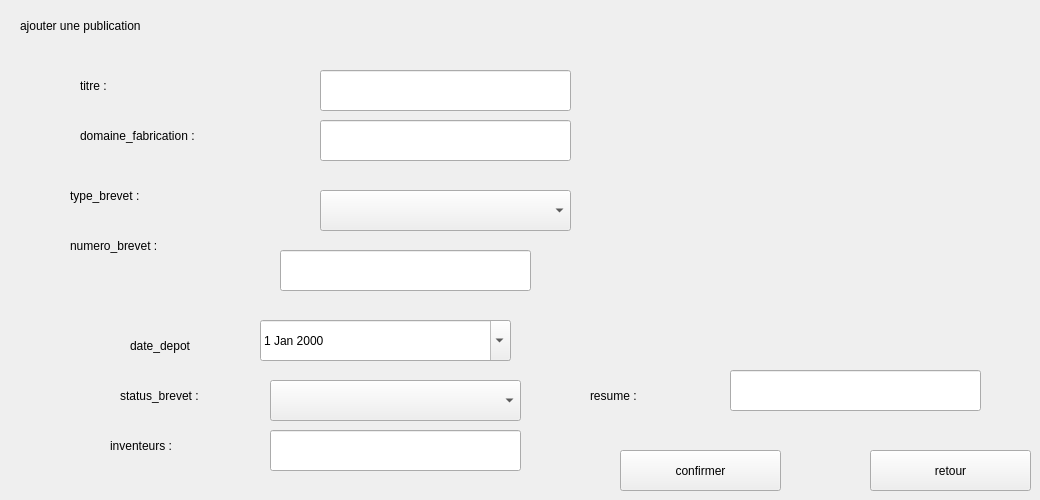
        <widget class="QWidget" name="page_10">
         <widget class="QPushButton" name="btnRetour_2">
          <property name="geometry">
           <rect>
            <x>870</x>
            <y>450</y>
            <width>161</width>
            <height>41</height>
           </rect>
          </property>
          <property name="text">
           <string>retour</string>
          </property>
         </widget>
         <widget class="QLabel" name="LblTo_21">
          <property name="geometry">
           <rect>
            <x>70</x>
            <y>230</y>
            <width>201</width>
            <height>31</height>
           </rect>
          </property>
          <property name="text">
           <string>numero_brevet :</string>
          </property>
         </widget>
         <widget class="QLineEdit" name="lineEdit_15">
          <property name="geometry">
           <rect>
            <x>730</x>
            <y>370</y>
            <width>251</width>
            <height>41</height>
           </rect>
          </property>
         </widget>
         <widget class="QLineEdit" name="lineEdit_16">
          <property name="geometry">
           <rect>
            <x>280</x>
            <y>250</y>
            <width>251</width>
            <height>41</height>
           </rect>
          </property>
         </widget>
         <widget class="QLineEdit" name="lineEdit_17">
          <property name="geometry">
           <rect>
            <x>320</x>
            <y>120</y>
            <width>251</width>
            <height>41</height>
           </rect>
          </property>
         </widget>
         <widget class="QLabel" name="LblTo_22">
          <property name="geometry">
           <rect>
            <x>110</x>
            <y>430</y>
            <width>201</width>
            <height>31</height>
           </rect>
          </property>
          <property name="text">
           <string>inventeurs :</string>
          </property>
         </widget>
         <widget class="QComboBox" name="CbType_7">
          <property name="geometry">
           <rect>
            <x>320</x>
            <y>190</y>
            <width>251</width>
            <height>41</height>
           </rect>
          </property>
         </widget>
         <widget class="QLabel" name="LblTo_23">
          <property name="geometry">
           <rect>
            <x>20</x>
            <y>10</y>
            <width>201</width>
            <height>31</height>
           </rect>
          </property>
          <property name="text">
           <string>ajouter une publication</string>
          </property>
         </widget>
         <widget class="QDateEdit" name="DateTo_5">
          <property name="geometry">
           <rect>
            <x>260</x>
            <y>320</y>
            <width>251</width>
            <height>41</height>
           </rect>
          </property>
          <property name="calendarPopup">
           <bool>true</bool>
          </property>
         </widget>
         <widget class="QLabel" name="LblTo_24">
          <property name="geometry">
           <rect>
            <x>80</x>
            <y>70</y>
            <width>201</width>
            <height>31</height>
           </rect>
          </property>
          <property name="text">
           <string>titre :</string>
          </property>
         </widget>
         <widget class="QLabel" name="LblTo_25">
          <property name="geometry">
           <rect>
            <x>590</x>
            <y>380</y>
            <width>201</width>
            <height>31</height>
           </rect>
          </property>
          <property name="text">
           <string>resume :</string>
          </property>
         </widget>
         <widget class="QLabel" name="LblTo_26">
          <property name="geometry">
           <rect>
            <x>120</x>
            <y>380</y>
            <width>201</width>
            <height>31</height>
           </rect>
          </property>
          <property name="text">
           <string>status_brevet :</string>
          </property>
         </widget>
         <widget class="QLineEdit" name="lineEdit_18">
          <property name="geometry">
           <rect>
            <x>270</x>
            <y>430</y>
            <width>251</width>
            <height>41</height>
           </rect>
          </property>
         </widget>
         <widget class="QLineEdit" name="lineEdit_19">
          <property name="geometry">
           <rect>
            <x>320</x>
            <y>70</y>
            <width>251</width>
            <height>41</height>
           </rect>
          </property>
         </widget>
         <widget class="QComboBox" name="CbType_8">
          <property name="geometry">
           <rect>
            <x>270</x>
            <y>380</y>
            <width>251</width>
            <height>41</height>
           </rect>
          </property>
         </widget>
         <widget class="QLabel" name="LblTo_27">
          <property name="geometry">
           <rect>
            <x>80</x>
            <y>120</y>
            <width>171</width>
            <height>31</height>
           </rect>
          </property>
          <property name="text">
           <string>domaine_fabrication :</string>
          </property>
         </widget>
         <widget class="QLabel" name="LblTo_28">
          <property name="geometry">
           <rect>
            <x>130</x>
            <y>330</y>
            <width>201</width>
            <height>31</height>
           </rect>
          </property>
          <property name="text">
           <string>date_depot</string>
          </property>
         </widget>
         <widget class="QLabel" name="LblTo_29">
          <property name="geometry">
           <rect>
            <x>70</x>
            <y>180</y>
            <width>201</width>
            <height>31</height>
           </rect>
          </property>
          <property name="text">
           <string>type_brevet :</string>
          </property>
         </widget>
         <widget class="QPushButton" name="btnAjouter_5">
          <property name="geometry">
           <rect>
            <x>620</x>
            <y>450</y>
            <width>161</width>
            <height>41</height>
           </rect>
          </property>
          <property name="text">
           <string>confirmer</string>
          </property>
         </widget>
        </widget>
